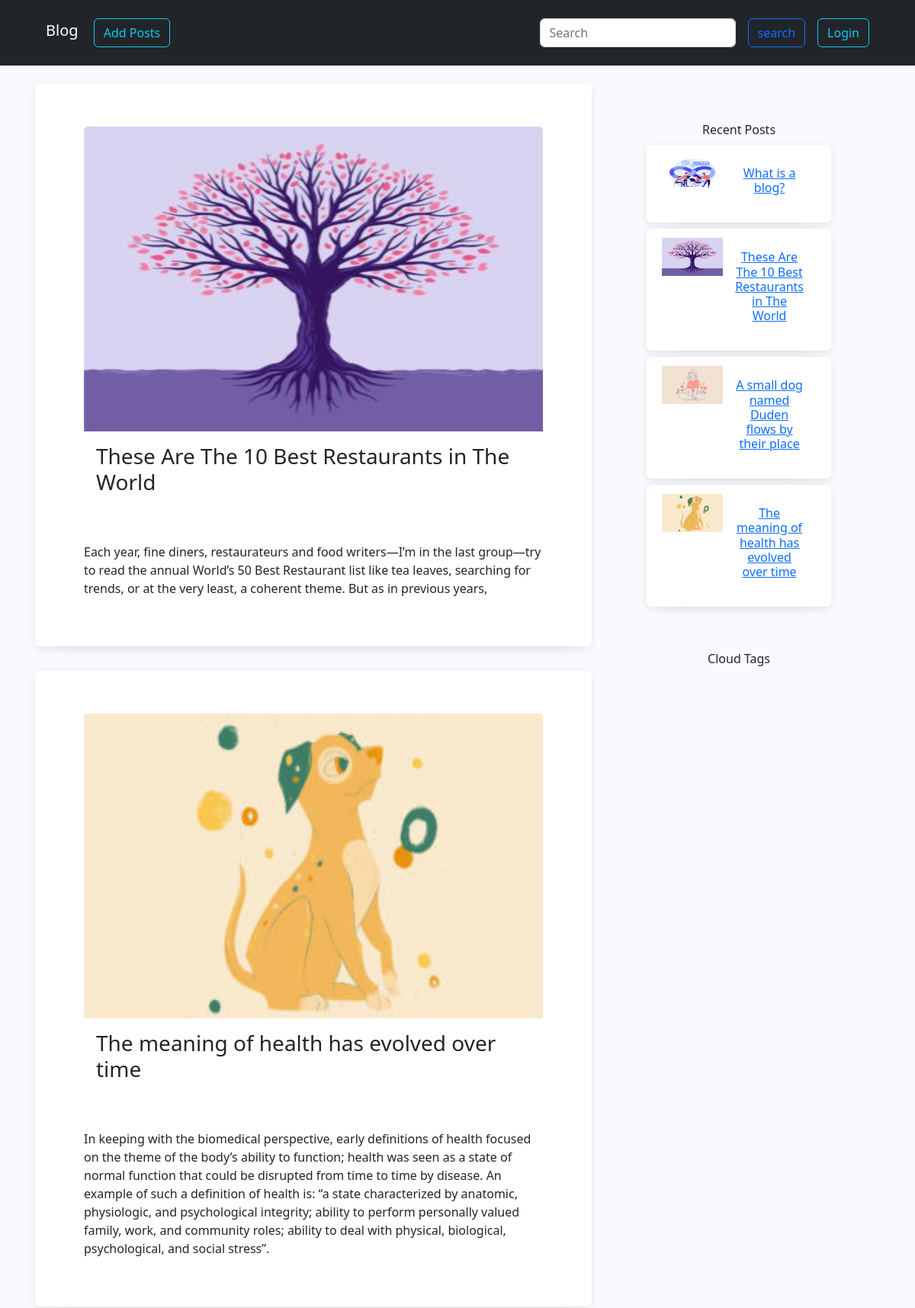
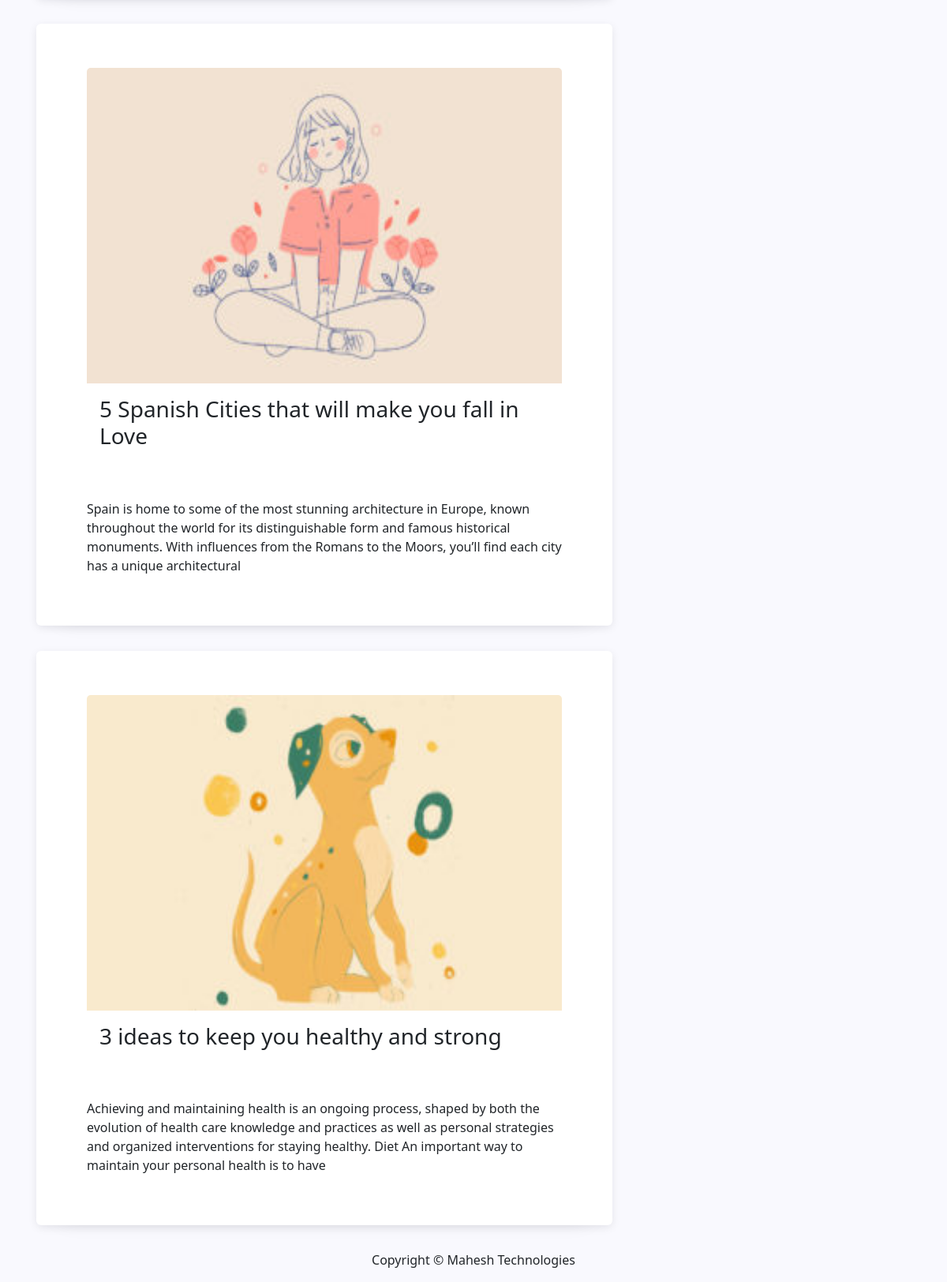
The app's page /tag/posts/ with its own data (2 pictures, top to bottom).
### app/models.py (models this page shows, shortened)
class Card(models.Model):
    title = models.CharField(max_length=100)
    slug = models.SlugField(max_length=150, unique=True)
    desc = models.TextField()
    img = models.ImageField(upload_to='uploads/')
    date_created = models.DateTimeField(auto_now_add=True)
    date_modified = models.DateTimeField(auto_now=True)
    publish_date = models.DateTimeField(blank=True, null=True)
    published = models.BooleanField(default=False)
    tags = models.ManyToManyField(Tag, blank=True)
    class Meta:
        ordering = ["-publish_date"]

### app/views.py (the view)
# urls.py: path('tag/<str:name>/', post_tags, name='post_tags'),
def post_tags(request,name):
    recent_post = Card.objects.all()[:4]
    post_list = Tag.objects.get(name=name).card_set.all()
    context = {
        'post_list':post_list,
        'recent_post':recent_post,
    }
    return render(request, 'tags.html', context)

### templates/tags.html (shortened to what this page needs)
{% extends 'base.html' %}
{% block content %}
<div class="container d-flex">
    <div class="col-xxl-8 d-flex justify-content-evenly flex-wrap mt-2 ">
        {% for i in post_list %}
            <div class="card my-3 mx-2 mx-md-1 d-flex flex-column bg-white p-5" >
                <div class="card-header bg-white">
                    <div class="col  img">
                        <img src="{{ i.img.url }}" class="card-img-top w-100" height="400" alt="...">
                    </div>
                    <div class="col card-body">
                        <h3 class="card-title">{{ i.title }}</h3>
                    </div>
                </div>
                <p class="card-text p-3">{{ i.desc | safe }}</p>
            </div>
        {% endfor %}
    </div>
    <aside class="col-xxl-4 mt-2 text-center" width="385" height="auto">
        <div class="container p-3">
          <div class="row d-flex flex-column gap-5 p-5">
            <div class="col">Recent Posts
              {% for j in recent_post  %}
                  <div class="card my-2 mx-1 mx-md-1 d-flex flex-column bg-white p-1" >
                  <div class="card-header bg-white d-flex flex-row">
                      <div class="col img">
                      <img src="{{ j.img.url }}"  class="card-img-left" height="50" width="80" alt="...">
                      </div>
                      <div class="col card-body">
                          <a href="{% url 'post_detail' j.slug %}"><h6 class="card-title" >{{ j.title }}</h6> </a>
                      </div>
                  </div>
                  </div>
              {% endfor %}
            </div>
            <div class="col ">Cloud Tags
            </div>
          </div>
        </div>
      </aside>
</div>
{% endblock %}

### app/static/css/style.css (style rules this page uses)
body { background-color: #F9F9FE !important; }
.card { box-shadow: rgba(7, 10, 25, 0.1) 0px 3px 12px -1px, rgba(7, 10, 25, 0.1) 0px 22px 27px -30px; --bs-card-border-color: none !important; }
.card { gap:15px; }

### records on screen
Card: img (picture), title "These Are The 10 Best Restaurants in The World", desc "Each year, fine diners, restaurateurs and food writers—I’m in the last group—try to read the annual World’s 50 Best Restaurant list like tea leaves, searching for trends, or at the very least, a coherent theme. But as in previous years,"
Card: img (picture), title "The meaning of health has evolved over time", desc "In keeping with the biomedical perspective, early definitions of health focused on the theme of the body’s ability to function; health was seen as a state of normal function that could be disrupted from time to time by disease. An example of such a definition of health is: “a state characterized by anatomic, physiologic, and psychological integrity; ability to perform personally valued family, work, and community roles; ability to deal with physical, biological, psychological, and social stress”."
Card: img (picture), title "5 Spanish Cities that will make you fall in Love", desc "Spain is home to some of the most stunning architecture in Europe, known throughout the world for its distinguishable form and famous historical monuments. With influences from the Romans to the Moors, you’ll find each city has a unique architectural"
Card: img (picture), title "3 ideas to keep you healthy and strong", desc "Achieving and maintaining health is an ongoing process, shaped by both the evolution of health care knowledge and practices as well as personal strategies and organized interventions for staying healthy. Diet An important way to maintain your personal health is to have"
Card: img (picture), title "What is a blog?"
Card: img (picture), title "A small dog named Duden flows by their place"
